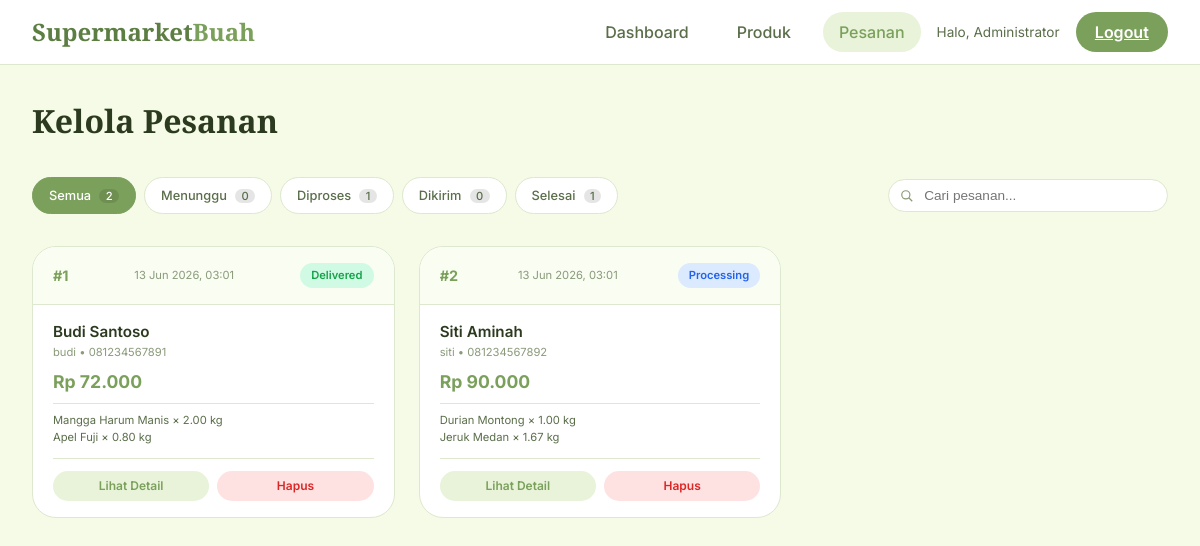
The app's page /admin/orders.php (signed in) with its own data.
### tables this page shows
CREATE TABLE orders (
    id INT PRIMARY KEY AUTO_INCREMENT,
    user_id INT NOT NULL,
    nama_pemesan VARCHAR(100) NOT NULL,
    no_telepon VARCHAR(20) NOT NULL,
    alamat_kirim TEXT NOT NULL,
    total_harga DECIMAL(10,2) NOT NULL,
    status ENUM('pending', 'processing', 'shipped', 'delivered', 'cancelled') DEFAULT 'pending',
    catatan TEXT,
    created_at TIMESTAMP DEFAULT CURRENT_TIMESTAMP,
    updated_at TIMESTAMP DEFAULT CURRENT_TIMESTAMP ON UPDATE CURRENT_TIMESTAMP,
    FOREIGN KEY (user_id) REFERENCES users(id) ON DELETE CASCADE,
    INDEX idx_user_id (user_id),
    INDEX idx_status (status),
    INDEX idx_created_at (created_at)
);

CREATE TABLE users (
    id INT PRIMARY KEY AUTO_INCREMENT,
    username VARCHAR(50) UNIQUE NOT NULL,
    email VARCHAR(100) UNIQUE NOT NULL,
    password VARCHAR(255) NOT NULL,
    nama_lengkap VARCHAR(100) NOT NULL,
    no_telepon VARCHAR(20),
    alamat TEXT,
    role ENUM('admin', 'customer') DEFAULT 'customer',
    status ENUM('active', 'inactive') DEFAULT 'active',
    created_at TIMESTAMP DEFAULT CURRENT_TIMESTAMP,
    updated_at TIMESTAMP DEFAULT CURRENT_TIMESTAMP ON UPDATE CURRENT_TIMESTAMP,
    INDEX idx_username (username),
    INDEX idx_email (email),
    INDEX idx_role (role)
);

CREATE TABLE order_items (
    id INT PRIMARY KEY AUTO_INCREMENT,
    order_id INT NOT NULL,
    buah_id INT NOT NULL,
    nama_buah VARCHAR(100) NOT NULL,
    harga_kg DECIMAL(10,2) NOT NULL,
    jumlah_kg DECIMAL(10,2) NOT NULL,
    subtotal DECIMAL(10,2) NOT NULL,
    created_at TIMESTAMP DEFAULT CURRENT_TIMESTAMP,
    FOREIGN KEY (order_id) REFERENCES orders(id) ON DELETE CASCADE,
    FOREIGN KEY (buah_id) REFERENCES buah(id) ON DELETE CASCADE,
    INDEX idx_order_id (order_id),
    INDEX idx_buah_id (buah_id)
);

### auth/check_session.php (called while the page is built, shortened)
<?php
function isLoggedIn() {
    return isset($_SESSION['logged_in']) && $_SESSION['logged_in'] === true;
}
function getLoggedInUser() {
    return [
        'id' => $_SESSION['user_id'] ?? null,
        'username' => $_SESSION['username'] ?? null,
        'email' => $_SESSION['email'] ?? null,
        'nama_lengkap' => $_SESSION['nama_lengkap'] ?? null,
        'role' => $_SESSION['role'] ?? null,
        'login_time' => $_SESSION['login_time'] ?? null,
    ];
}
?>

### config/database.php (called while the page is built, shortened)
<?php
$pdo_options = [
    PDO::ATTR_ERRMODE => PDO::ERRMODE_EXCEPTION,
    PDO::ATTR_DEFAULT_FETCH_MODE => PDO::FETCH_ASSOC,
    PDO::ATTR_EMULATE_PREPARES => false,
];
$pdo = null;
function getConnection() {
    global $pdo;
    if ($pdo !== null) {
        return $pdo;
    }
    try {
        $dsn = "mysql:host=" . DB_HOST . ";dbname=" . DB_NAME . ";charset=" . DB_CHARSET;
        global $pdo_options;
        $pdo = new PDO($dsn, DB_USER, DB_PASS, $pdo_options);
        return $pdo;
    } catch (PDOException $e) {
        error_log("Database Connection Error: " . $e->getMessage());
        die("Koneksi database gagal. Silakan hubungi administrator.");
    }
}
function query($sql, $params = []) {
    try {
        $pdo = getConnection();
        $stmt = $pdo->prepare($sql);
        $stmt->execute($params);
        return $stmt;
    } catch (PDOException $e) {
        error_log("Query Error: " . $e->getMessage() . " | SQL: " . $sql);
        throw $e;
    }
}
function fetchAll($sql, $params = []) {
    $stmt = query($sql, $params);
    return $stmt->fetchAll();
}
?>

### admin/orders.php (the view, shortened to what this page needs)
<?php
require_once '../auth/check_session.php';
require_once '../config/database.php';
$admin = getLoggedInUser();
$status_filter = $_GET['status'] ?? 'all';
$search = $_GET['search'] ?? '';
$sql = "SELECT o.*, u.nama_lengkap, u.username, u.no_telepon as user_phone
        FROM orders o
        JOIN users u ON o.user_id = u.id
        WHERE 1=1";
$params = [];
$sql .= " ORDER BY o.created_at DESC";
$orders = fetchAll($sql, $params);
$status_counts = fetchAll("SELECT status, COUNT(*) as count FROM orders GROUP BY status");
$count_by_status = [];
foreach ($status_counts as $sc) {
    $count_by_status[$sc['status']] = $sc['count'];
}
?>
<!DOCTYPE html>
<html lang="id">
<head>
</head>
<body>
<div class="topbar">
    <a href="dashboard.php" class="logo">Supermarket<span>Buah</span></a>
    <div class="nav-menu">
        <a href="dashboard.php" class="nav-link">Dashboard</a>
        <a href="products.php" class="nav-link">Produk</a>
        <a href="orders.php" class="nav-link active">Pesanan</a>
        <span class="user-greeting">Halo, <?php echo htmlspecialchars($admin['nama_lengkap']); ?></span>
        <a href="../auth/logout.php" class="btn-logout">Logout</a>
    </div>
</div>
<div class="container">
    <div class="header-section">
        <h1 class="page-title">Kelola Pesanan</h1>
    </div>
    <div class="filter-bar">
        <div class="filter-group">
            <a href="orders.php" class="filter-btn <?php echo $status_filter === 'all' ? 'active' : ''; ?>">Semua <span class="filter-count"><?php echo array_sum($count_by_status); ?></span></a>
            <a href="orders.php?status=pending" class="filter-btn <?php echo $status_filter === 'pending' ? 'active' : ''; ?>">Menunggu <span class="filter-count"><?php echo $count_by_status['pending'] ?? 0; ?></span></a>
            <a href="orders.php?status=processing" class="filter-btn <?php echo $status_filter === 'processing' ? 'active' : ''; ?>">Diproses <span class="filter-count"><?php echo $count_by_status['processing'] ?? 0; ?></span></a>
            <a href="orders.php?status=shipped" class="filter-btn <?php echo $status_filter === 'shipped' ? 'active' : ''; ?>">Dikirim <span class="filter-count"><?php echo $count_by_status['shipped'] ?? 0; ?></span></a>
            <a href="orders.php?status=delivered" class="filter-btn <?php echo $status_filter === 'delivered' ? 'active' : ''; ?>">Selesai <span class="filter-count"><?php echo $count_by_status['delivered'] ?? 0; ?></span></a>
        </div>
        <div class="search-box">
            <form method="GET">
                <input type="text" name="search" class="search-input" placeholder="Cari pesanan..." value="<?php echo htmlspecialchars($search); ?>">
            </form>
        </div>
    </div>
    <?php if (count($orders) > 0): ?>
    <div class="orders-grid">
        <?php foreach ($orders as $order):
            $preview_items = fetchAll("SELECT nama_buah, jumlah_kg FROM order_items WHERE order_id = ? LIMIT 2", [$order['id']]);
        ?>
        <div class="order-card">
            <div class="card-header">
                <span class="order-id">#<?php echo $order['id']; ?></span>
                <span class="order-date"><?php echo date('d M Y, H:i', strtotime($order['created_at'])); ?></span>
                <span class="status-badge status-<?php echo $order['status']; ?>"><?php echo $order['status']; ?></span>
            </div>
            <div class="card-body">
                <div class="customer-name"><?php echo htmlspecialchars($order['nama_pemesan']); ?></div>
                <div class="customer-contact"><?php echo htmlspecialchars($order['username']); ?> • <?php echo $order['no_telepon']; ?></div>
                <div class="order-total">Rp <?php echo number_format($order['total_harga'], 0, ',', '.'); ?></div>
                <div class="items-preview">
                    <?php foreach ($preview_items as $pi): ?>
                    <div><?php echo htmlspecialchars($pi['nama_buah']); ?> × <?php echo $pi['jumlah_kg']; ?> kg</div>
                    <?php endforeach; ?>
                </div>
                <div class="card-actions">
                    <a href="#" class="btn-detail" data-id="<?php echo $order['id']; ?>" onclick="openDetail(<?php echo $order['id']; ?>); return false;">Lihat Detail</a>
                    <a href="?delete=<?php echo $order['id']; ?>" class="btn-delete" onclick="return confirm('Hapus pesanan ini?')">Hapus</a>
                </div>
            </div>
        </div>
        <?php endforeach; ?>
    </div>
    <?php else: ?>
    <div class="empty-state">
        <p>Belum ada pesanan yang masuk.</p>
    </div>
    <?php endif; ?>
</div>
</body>
</html>

### admin/orders.php (style rules this page uses)
* { margin: 0; padding: 0; box-sizing: border-box; }
body { font-family: 'Inter', sans-serif; background: #F5FBE6; color: #2C3A1F; line-height: 1.5; }
.topbar { background: white; border-bottom: 1px solid #DDE8CE; padding: 0.75rem 2rem; display: flex; align-items: center; justify-content: space-between; position: sticky; top: 0; z-index: 100; flex-wrap: wrap; gap: 1rem; }
.logo { font-family: 'Playfair Display', serif; font-size: 1.5rem; font-weight: 800; color: #5C7E42; text-decoration: none; }
.logo span { color: #7BA05B; }
.nav-menu { display: flex; gap: 1rem; align-items: center; flex-wrap: wrap; }
.nav-link { padding: 0.5rem 1rem; text-decoration: none; color: #5A6E4A; font-weight: 500; border-radius: 40px; transition: 0.2s; }
.nav-link:hover, .nav-link.active { background: #E8F3DA; color: #7BA05B; }
.btn-logout { background: #7BA05B; color: white; border: none; padding: 0.5rem 1.2rem; border-radius: 40px; font-weight: 600; cursor: pointer; }
.user-greeting { font-size: 0.85rem; color: #5A6E4A; }
.container { max-width: 1400px; margin: 0 auto; padding: 2rem; }
.header-section { margin-bottom: 2rem; }
.page-title { font-family: 'Playfair Display', serif; font-size: 2rem; font-weight: 700; color: #2C3A1F; }
.filter-bar { display: flex; justify-content: space-between; align-items: center; gap: 1.5rem; margin-bottom: 2rem; flex-wrap: wrap; }
.filter-group { display: flex; gap: 0.5rem; flex-wrap: wrap; }
.filter-btn { padding: 0.5rem 1rem; background: white; border: 1px solid #DDE8CE; border-radius: 40px; text-decoration: none; font-size: 0.8rem; font-weight: 500; color: #5A6E4A; transition: 0.2s; }
.filter-btn.active { background: #7BA05B; color: white; border-color: #7BA05B; }
.filter-count { background: rgba(0,0,0,0.1); padding: 0 0.4rem; border-radius: 20px; margin-left: 0.3rem; font-size: 0.7rem; }
.search-box { flex-shrink: 0; width: 280px; }
.search-box form { display: flex; width: 100%; }
.search-input { width: 100%; padding: 0.5rem 1rem 0.5rem 2.2rem; border: 1px solid #DDE8CE; border-radius: 40px; font-size: 0.85rem; background-size: 14px; }
.orders-grid { display: grid; grid-template-columns: repeat(auto-fill, minmax(360px, 1fr)); gap: 1.5rem; }
.order-card { background: white; border-radius: 24px; border: 1px solid #DDE8CE; overflow: hidden; transition: 0.2s; }
.card-header { padding: 1rem 1.25rem; background: #F9FDF2; border-bottom: 1px solid #DDE8CE; display: flex; justify-content: space-between; align-items: center; flex-wrap: wrap; gap: 0.5rem; }
.order-id { font-weight: 700; color: #7BA05B; font-size: 0.9rem; }
.order-date { font-size: 0.7rem; color: #8A9A7A; }
.status-badge { padding: 0.25rem 0.7rem; border-radius: 40px; font-size: 0.7rem; font-weight: 600; text-transform: capitalize; }
.status-processing { background: #DBEAFE; color: #2563EB; }
.status-delivered { background: #D1FAE5; color: #16A34A; }
.card-body { padding: 1rem 1.25rem; }
.customer-name { font-weight: 600; font-size: 0.95rem; }
.customer-contact { font-size: 0.7rem; color: #8A9A7A; }
.order-total { font-weight: 700; font-size: 1.1rem; color: #7BA05B; margin: 0.5rem 0; }
.items-preview { font-size: 0.7rem; color: #5A6E4A; border-top: 1px solid #DDE8CE; padding-top: 0.5rem; margin-top: 0.5rem; }
.card-actions { display: flex; gap: 0.5rem; margin-top: 0.75rem; border-top: 1px solid #DDE8CE; padding-top: 0.75rem; }
.btn-detail, .btn-delete { flex: 1; text-align: center; padding: 0.4rem; border-radius: 40px; text-decoration: none; font-size: 0.75rem; font-weight: 600; transition: 0.2s; }
.btn-detail { background: #E8F3DA; color: #7BA05B; }
.btn-delete { background: #FEE2E2; color: #DC2626; }

### records on screen
orders: id "1", created_at "13 Jun 2026, 03:01", status "Delivered", nama_pemesan "Budi Santoso", user.username "budi", no_telepon "081234567891", total_harga "72.000"
order_items: nama_buah "Mangga Harum Manis", jumlah_kg "2.00"
order_items: nama_buah "Apel Fuji", jumlah_kg "0.80"
orders: id "2", created_at "13 Jun 2026, 03:01", status "Processing", nama_pemesan "Siti Aminah", user.username "siti", no_telepon "081234567892", total_harga "90.000"
order_items: nama_buah "Durian Montong", jumlah_kg "1.00"
order_items: nama_buah "Jeruk Medan", jumlah_kg "1.67"

### other values on screen
$admin['nama_lengkap'] "Administrator"
array_sum($count_by_status) "2"
$count_by_status['pending'] "0"
$count_by_status['processing'] "1"
$count_by_status['shipped'] "0"
$count_by_status['delivered'] "1"
